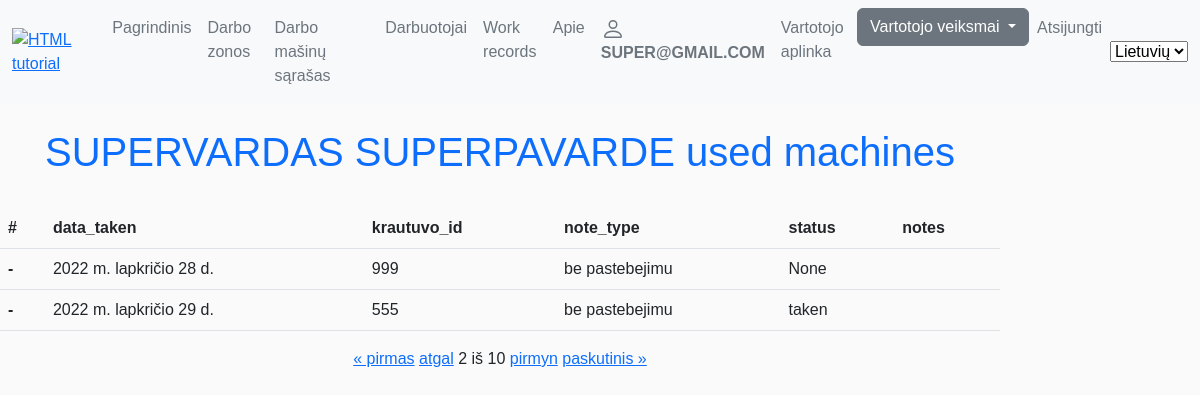
The page /lm/my_used_machines/?page=2 (signed in) on the database its author committed.
### lm/models.py (models this page shows, shortened)
class MyUser(AbstractBaseUser):
    email = models.EmailField(
        verbose_name='email address',
        max_length=255,
        unique=True,
    )
    date_of_birth = models.DateField(null=True, blank=True,)
    is_active = models.BooleanField(default=True)
    is_admin = models.BooleanField(default=False)
    objects = MyUserManager()
    USERNAME_FIELD = 'email'
    picker_code = models.CharField(_('Piker code'),help_text='rinkejo_kodas', max_length=3, unique=True)
    first_name = models.CharField(_('First name'),help_text='Vardas', max_length=80)
    last_name = models.CharField(_('Last name'),help_text='Pavardė', max_length=80)
    working_zone = models.ForeignKey('Darbo_zona_sandelyje',null=True, on_delete=models.SET_NULL)
    working_department_choices = (
        ('Vilniaus apsk', 'Vilniaus apsk'),
        ('Vilniaus regioninis sandėlys', 'Vilniaus regioninis sandėlys'),
        ('Kauno apsk', 'Kauno apsk'),
        ('Kauno regioninis sandėlys', 'Kauno regioninis sandėlys'),
        ('Klaipėdos apsk', 'Klaipėdos apsk'),
    )
    working_department = models.CharField(_('Working disctric or logistic warehouse'),max_length=80, choices=working_department_choices, default='Kauno regioninis sandėlys',
                                help_text='Kurioje (-iame) apskrityje/logistikos sandėlyje dirbate', blank=True)
    position_choices = (
        ('grupes vadovas','grupes vadovas'),
        ('grupes vadovo asistentas', 'grupes vadovo asistentas'),
        ('grupes vadovo asistentas', 'grupes vadovo asistentas'),
        ('prekiu komplektuotojas', 'prekiu komplektuotojas'))
    position = models.CharField(_('Working position'),max_length=80, choices=position_choices, default='prekiu komplektuotojas', help_text='Darbuotojo pareigos',blank=True)
    photo = models.ImageField(help_text='Darbuotojo foto arba avataras', upload_to='profile_pics', null=True, blank=True, default='default.png')
    working_since = models.DateField(_('Working since'),help_text='Darbo pradžia LIDL imoneje', null=True, blank=True)
    class Meta:
        ordering = ['last_name', 'first_name']
        verbose_name = _("Worker")
        verbose_name_plural = _("Workers")

class Krautuvas(models.Model):
    krautuvo_id = models.IntegerField(_('Vechiles ID "3 digits"'), help_text='krautuvo numeris', unique=False)
    data_taken = models.DateField(_('Date when vechiles was taken'), help_text='kada krautuvas paiimtas', null=True, blank=True)
    darbuotojas = models.ForeignKey('MyUser',null=True, on_delete=models.SET_NULL,blank=True)
    LOAN_STATUS = (
        (_('ready'), _('ready')),
        ('taken', 'taken'),
        ('waiting_for_repair', 'waiting_for_repair'),
        ('repairing', 'repairing')
    )
    status = models.CharField(_('Status'), max_length=30, choices=LOAN_STATUS, default='taken', help_text='Status', null=True, blank=True)
    notes_choices = (
        ('aukstas', 'aukstas'),
        ('vidutinis', 'vidutinis'),
        ('zemas', 'zemas'),
        ('be pastebejimu', 'be pastebejimu'))
    note_type = models.CharField(_('Importance of the notes'), help_text='Rasto gedimo/pastabos svarba', max_length=40, choices=notes_choices, default='be pastebejimu',
                                 null=True, blank=True)
    notes = HTMLField(help_text='labai svarbu pamineti ir smulkiausius gedimus, dekojame.', null=True, blank=True)
    class Meta:
        ordering = ['krautuvo_id']
        verbose_name = _("Vehicle")
        verbose_name_plural = _("Vehicles")

### lm/views.py (the view)
# urls.py: path('my_used_machines/', views.WorkersUsedMachinesListView.as_view(), name='my_used_machines'),
class WorkersUsedMachinesListView(LoginRequiredMixin, generic.ListView):
    model = Krautuvas
    template_name = 'lm/worker_used_machines.html'
    context_object_name = 'my_used_machines'
    paginate_by = 2
    def get_queryset(self):
        return Krautuvas.objects.filter(darbuotojas=self.request.user).order_by('data_taken')

### lm/templates/lm/worker_used_machines.html (shortened to what this page needs)
{% extends 'base.html' %}
{% load i18n %}
{% load static %}
{% block content %}
<h1 class="p-4 text-primary d-flex justify-content-center">{{user.first_name.upper }} {{user.last_name.upper }} {% trans "used machines" %} </h1>
{% if my_used_machines %}
<table class="table">
  <thead>
    <tr>
      <th scope="col">#</th>
      <th scope="col">data_taken</th>
      <th scope="col">krautuvo_id</th>
      <th scope="col">note_type</th>
      <th scope="col">status</th>
      <th scope="col">notes</th>
    </tr>
  </thead>
   {% for record in my_used_machines %}
  <tbody>
    <tr>
      <th scope="row">-</th>
      <td>{{record.data_taken}}</td>
      <td>{{record.krautuvo_id}}</td>
      <td>{{record.note_type}}</td>
      <td>{{record.status}}</td>
      <td>{{record.notes | safe}}</td>
    </tr>
  </tbody>
   {% endfor %}
</table>
<div class="pagination d-flex justify-content-center">
       <span class="step-links">
           {% if page_obj.has_previous %}
           <a href="?page=1">&laquo; pirmas</a>
           <a href="?page={{ page_obj.previous_page_number }}">atgal</a>
           {% endif %}
           <span class="current">
               {{page_obj.number}} iš {{page_obj.paginator.num_pages}}
           </span>
           {% if page_obj.has_next %}
           <a href="?page={{page_obj.next_page_number}}">pirmyn</a>
           <a href="?page={{page_obj.paginator.num_pages}}">paskutinis &raquo;</a>
           {% endif %}
       </span>
   </div>
{% else %}
<p>{% trans "We do not find any work machines in use right now or used before." %}</p>
{% endif %}
{% endblock %}

### templates/base.html (shortened to what this page needs)
<!DOCTYPE html>
<html lang="en">
<head>
    <link href="https://cdn.jsdelivr.net/npm/bootstrap@5.2.2/dist/css/bootstrap.min.css" rel="stylesheet">
    {% load static %}
{% load i18n %}
    <link rel="stylesheet" href="{% static 'app.css' %}">
</head>
 <body>
<nav class="navbar navbar-expand-lg bg-light">
    <div class="container-fluid">
        <a href="{% url 'index' %}"><img src="/static/logo.png" alt="HTML tutorial" style="width: 15vh;height: auto;"></a>
        <div class="collapse navbar-collapse d-flex justify-content-end" id="navbarSupportedContent">
            <ul class="navbar-nav me-auto mb-2 mb-lg-0">
                <li>
                    <a class="nav-link text-secondary" href="{% url 'index' %}">{% trans "Home" %}</a>
                </li>
                <li class="nav-item">
                    <a class="nav-link text-secondary" aria-current="page" href="{% url 'working_zones' %}">{% trans "Working Zones" %}</a>
                </li>
                <li class="nav-item">
                    <a class="nav-link text-secondary" href="{% url 'working_machines_list' %}">{% trans "Working machines list" %}</a>
                </li>
                <li class="nav-item">
                    <a class="nav-link text-secondary" href="{% url 'workers' %}">{% trans "Workers" %}</a>
                </li>
                  <li class="nav-item">
                    <a class="nav-link text-secondary" href="{% url 'work_records' %}">{% trans "Work records" %}</a>
                </li>
                <li class="nav-item">
                    <a class="nav-link text-secondary" href="{% url 'about' %}">{% trans "About" %}</a>
                <li>
                {% if user.is_authenticated %}
                <li class="nav-item">
                    <a class="nav-link text-secondary" href="{% url 'profile' %}">
                         <strong>{{user.get_username.upper}}</strong></a></li>
                <li class="nav-item">
                    <a class="nav-link text-secondary" href="{% url 'dashboard' %}">{% trans "Dashboard" %}</a>
                </li>
   <li>
     <div class="dropdown">
         <button class="btn btn-secondary dropdown-toggle" type="button" id="dropdownMenuButton1" data-bs-toggle="dropdown" aria-expanded="false">
          {% trans "User actions" %}
         </button>
     </div>
   </li>
                <li class="nav-item">
                    <a class="nav-link text-secondary" href="{% url 'logout' %}?next=/ ">{% trans "Logout" %}</a>
                </li>
                {% endif %}
            </ul>
                {% load static %}
            <form action="{% url 'set_language' %}" method="post">
                <select name="language" onchange="this.form.submit()">
                    {% load static %}
                    {% get_current_language as LANGUAGE_CODE %}
                    {% get_available_languages as LANGUAGES %}
                    {% for lang in LANGUAGES %}
                    <option style="background-image: url({% static 'images/lt.png' %});" value="{{lang.0}}" {% if lang.0 == LANGUAGE_CODE %} selected="selected" {% endif %}>
                          {{lang.1}}
                    </option>
                    {% endfor %}
                </select>
            </form>
        </div>
    </div>
</nav>
    <div class="col-sm-10">
    {% block content %}
    {% endblock %}
    </div>
</body>
</html>

### static/app.css (style rules this page uses)
body { background-color:#fafafa }
body { font-family:Arial,"MS Trebuchet",sans-serif }

### rows shown on the page
MyUser: get_username "SUPER@GMAIL.COM", first_name "SUPERVARDAS", last_name "SUPERPAVARDE"
Krautuvas: data_taken "2022 m. lapkričio 28 d.", krautuvo_id "999", note_type "be pastebejimu", status "None"
Krautuvas: data_taken "2022 m. lapkričio 29 d.", krautuvo_id "555", note_type "be pastebejimu", status "taken"

### other values the page prints
{{ page_obj.number }} "2"
{{ page_obj.paginator.num_pages }} "10"
